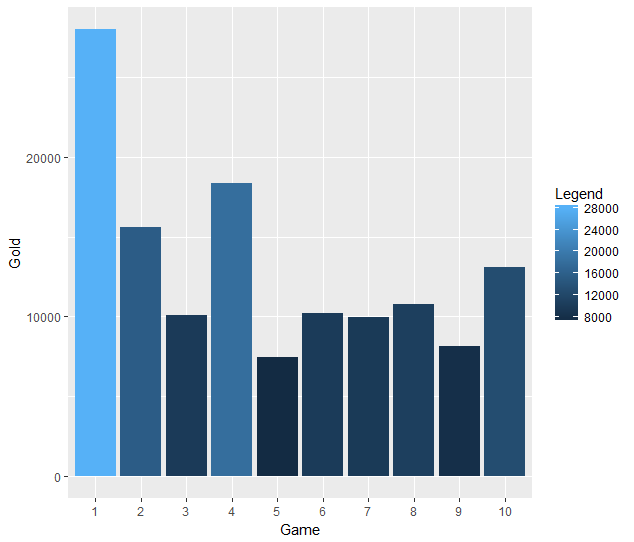

Recreate this plot in R.
library(ggplot2)

source("RiotApiFunctions.R", local = TRUE)

glist <- Summoner.Recent(Summoner.Info("Mango%20MSev")$id)

plotvar <- glist$games$stats$goldEarned
plotvar <- as.data.frame(plotvar)
plotvar$index <- (row.names(plotvar))
plotvar

ggplot(plotvar, aes(x = index, y = plotvar, fill = plotvar)) + geom_bar(stat = "identity") +
  scale_x_discrete(limits = plotvar$index) + labs(x = "Game", y = "Gold") + scale_fill_continuous(name = "Legend")
